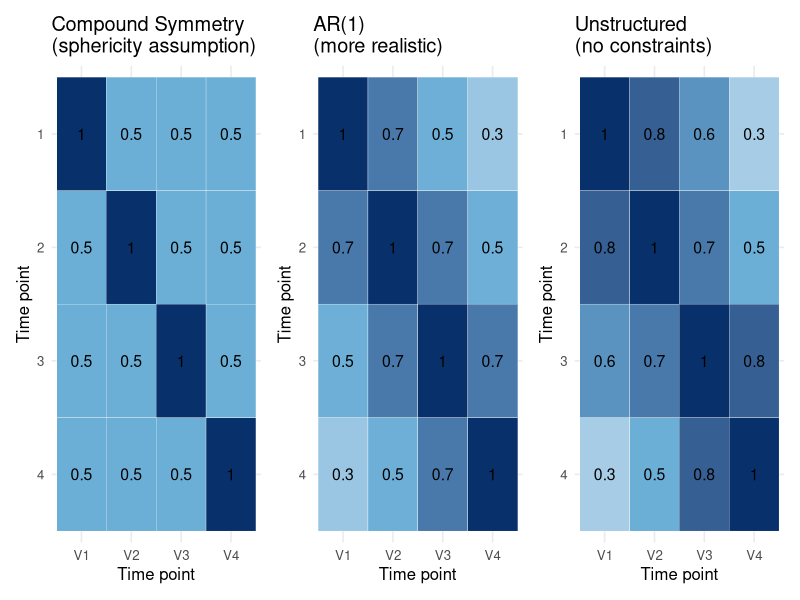

Here is the R script that generated this plot:
## ---- chunk 1
library(tidyverse)
library(lme4)
library(lmerTest)
library(nlme)
library(ggplot2)
set.seed(2024)
## ---- chunk 2
# Visualize compound symmetry vs. a realistic AR(1) structure
library(Matrix)

# Compound symmetry: equal variances, equal covariances
CS <- matrix(c(1.0, 0.5, 0.5, 0.5,
               0.5, 1.0, 0.5, 0.5,
               0.5, 0.5, 1.0, 0.5,
               0.5, 0.5, 0.5, 1.0), 4, 4)

# AR(1): closer time points are more correlated
rho <- 0.7
AR1 <- outer(1:4, 1:4, FUN = function(i, j) rho^abs(i - j))

# Unstructured: no constraints
US <- matrix(c(1.0, 0.8, 0.6, 0.3,
               0.8, 1.0, 0.7, 0.5,
               0.6, 0.7, 1.0, 0.8,
               0.3, 0.5, 0.8, 1.0), 4, 4)

plot_cov <- function(M, title) {
  as.data.frame(M) |>
    rownames_to_column("row") |>
    pivot_longer(-row, names_to = "col", values_to = "corr") |>
    mutate(row = factor(row, levels = rev(unique(row))),
           col = factor(col)) |>
    ggplot(aes(x = col, y = row, fill = corr)) +
    geom_tile(color = "white") +
    geom_text(aes(label = round(corr, 1)), size = 4) +
    scale_fill_gradient2(low = "#f7fbff", mid = "#6baed6", high = "#08306b",
                         midpoint = 0.5, limits = c(0, 1)) +
    labs(title = title, x = "Time point", y = "Time point", fill = "Corr") +
    theme_minimal(base_size = 12) +
    theme(legend.position = "none")
}

library(patchwork)
plot_cov(CS, "Compound Symmetry\n(sphericity assumption)") +
plot_cov(AR1, "AR(1)\n(more realistic)") +
plot_cov(US, "Unstructured\n(no constraints)")
## ---- chunk 3
# Simulate data that violates sphericity: correlations decay with lag
simulate_repeated <- function(n = 50, n_times = 4, spherical = TRUE) {
  if (spherical) {
    # Compound symmetry (sphericity holds)
    Sigma <- CS * 4  # multiply by variance
  } else {
    # AR(1) (sphericity violated)
    Sigma <- AR1 * 4
  }

  # Simulate null data (no treatment effect) and check Type I error
  MASS::mvrnorm(n, mu = rep(0, n_times), Sigma = Sigma)
}

# Under the null (no effect), how often does RM-ANOVA reject?
n_sims <- 1000
type1_spherical <- numeric(n_sims)
type1_violated  <- numeric(n_sims)

for (i in 1:n_sims) {
  y_sph <- simulate_repeated(spherical = TRUE)
  y_vio <- simulate_repeated(spherical = FALSE)

  # Reshape and run RM-ANOVA (simplified using lm + anova)
  pval_sph <- summary(aov(c(y_sph) ~ factor(rep(1:4, each = 50)) +
    Error(factor(rep(1:50, 4)))))$"Error: factor(rep(1:50, 4))"[[1]][1, "Pr(>F)"]
  pval_vio <- summary(aov(c(y_vio) ~ factor(rep(1:4, each = 50)) +
    Error(factor(rep(1:50, 4)))))$"Error: factor(rep(1:50, 4))"[[1]][1, "Pr(>F)"]

  type1_spherical[i] <- ifelse(is.null(pval_sph), NA, pval_sph < 0.05)
  type1_violated[i]  <- ifelse(is.null(pval_vio), NA, pval_vio < 0.05)
}

tibble(
  Condition = c("Sphericity holds (CS)", "Sphericity violated (AR1)"),
  `Type I Error Rate` = c(mean(type1_spherical, na.rm = TRUE),
                           mean(type1_violated,  na.rm = TRUE))
) |>
  knitr::kable(digits = 3,
    caption = "Type I error under sphericity vs. violation (nominal alpha = 0.05)")
## ---- chunk 4
# Simulate anxiety study: 3 time points, AR(1) correlation structure
n_people <- 60
n_times  <- 3
Sigma_ar <- AR1[1:3, 1:3] * 4  # true covariance is AR(1)

# No treatment effect (null data)
anx_data <- MASS::mvrnorm(n_people, mu = c(50, 50, 50), Sigma = Sigma_ar) |>
  as.data.frame() |>
  setNames(c("time1", "time2", "time3")) |>
  mutate(person = 1:n_people) |>
  pivot_longer(-person, names_to = "time", values_to = "anxiety") |>
  mutate(
    time_num = as.integer(str_extract(time, "[0-9]")),
    person   = factor(person)
  )

# RM-ANOVA
m_anova <- aov(anxiety ~ factor(time_num) + Error(person / factor(time_num)),
               data = anx_data)

# Mixed-effects model with AR(1) covariance
m_mlm <- lme(anxiety ~ factor(time_num),
             random = ~1 | person,
             correlation = corAR1(),
             data = anx_data)

cat("RM-ANOVA p-value for time:", round(summary(m_anova)$`Error: person:factor(time_num)`[[1]]["factor(time_num)", "Pr(>F)"], 4), "\n")
cat("MLM p-value for time:", round(anova(m_mlm)["factor(time_num)", "p-value"], 4), "\n")
